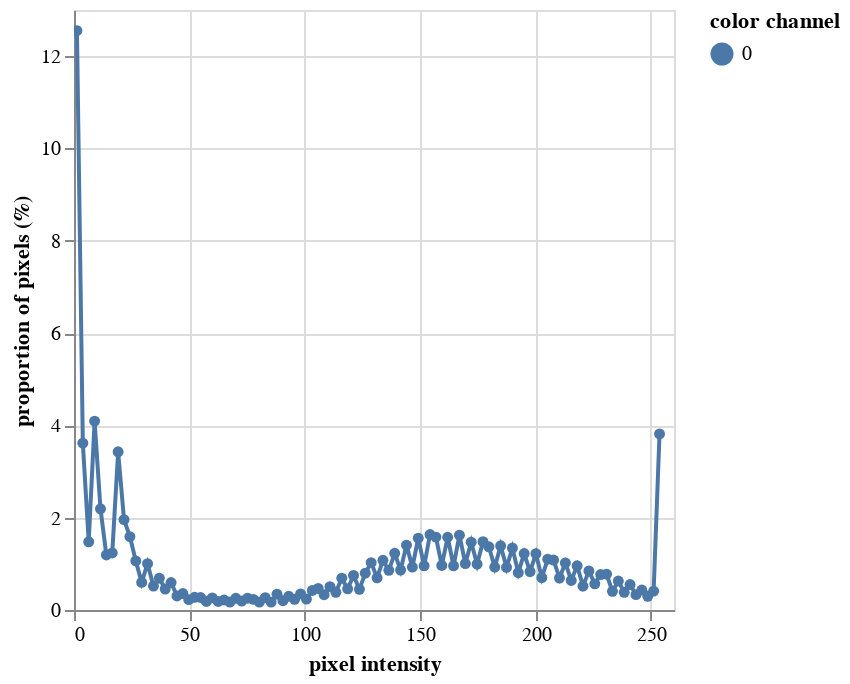

The notebook cell saved with this chart:
### Code cell
hist = pcv.visualize.histogram(img = gray_img)
hist

### Figure 1 — Vega-Lite specification as saved in the notebook (floating-point values rounded to 4 significant figures)
{"config": {"view": {"continuousWidth": 300, "continuousHeight": 300}}, "data": {"name": "data-355662c05128c6514e3a97c8cb074c78"}, "mark": {"type": "line", "point": true}, "encoding": {"color": {"field": "color channel", "type": "nominal"}, "tooltip": [{"field": "pixel intensity", "type": "quantitative"}, {"field": "proportion of pixels (%)", "type": "quantitative"}], "x": {"field": "pixel intensity", "type": "quantitative"}, "y": {"field": "proportion of pixels (%)", "type": "quantitative"}}, "params": [{"name": "param_4", "select": {"type": "interval", "encodings": ["x", "y"]}, "bind": "scales"}], "$schema": "https://vega.github.io/schema/vega-lite/v5.16.3.json", "datasets": {"data-355662c05128c6514e3a97c8cb074c78": [{"pixel intensity": 1.275, "proportion of pixels (%)": 12.55, "hist_count": 8226, "color channel": "0"}, {"pixel intensity": 3.825, "proportion of pixels (%)": 3.613, "hist_count": 2368, "color channel": "0"}, {"pixel intensity": 6.375, "proportion of pixels (%)": 1.477, "hist_count": 968, "color channel": "0"}, {"pixel intensity": 8.925, "proportion of pixels (%)": 4.092, "hist_count": 2682, "color channel": "0"}, {"pixel intensity": 11.47, "proportion of pixels (%)": 2.193, "hist_count": 1437, "color channel": "0"}, {"pixel intensity": 14.02, "proportion of pixels (%)": 1.192, "hist_count": 781, "color channel": "0"}, {"pixel intensity": 16.57, "proportion of pixels (%)": 1.236, "hist_count": 810, "color channel": "0"}, {"pixel intensity": 19.12, "proportion of pixels (%)": 3.427, "hist_count": 2246, "color channel": "0"}, {"pixel intensity": 21.67, "proportion of pixels (%)": 1.958, "hist_count": 1283, "color channel": "0"}, {"pixel intensity": 24.23, "proportion of pixels (%)": 1.59, "hist_count": 1042, "color channel": "0"}, {"pixel intensity": 26.77, "proportion of pixels (%)": 1.062, "hist_count": 696, "color channel": "0"}, {"pixel intensity": 29.32, "proportion of pixels (%)": 0.5981, "hist_count": 392, "color channel": "0"}, {"pixel intensity": 31.88, "proportion of pixels (%)": 1.004, "hist_count": 658, "color channel": "0"}, {"pixel intensity": 34.42, "proportion of pixels (%)": 0.5188, "hist_count": 340, "color channel": "0"}, {"pixel intensity": 36.97, "proportion of pixels (%)": 0.6882, "hist_count": 451, "color channel": "0"}, {"pixel intensity": 39.52, "proportion of pixels (%)": 0.4532, "hist_count": 297, "color channel": "0"}, {"pixel intensity": 42.07, "proportion of pixels (%)": 0.5951, "hist_count": 390, "color channel": "0"}, {"pixel intensity": 44.62, "proportion of pixels (%)": 0.3052, "hist_count": 200, "color channel": "0"}, {"pixel intensity": 47.17, "proportion of pixels (%)": 0.3571, "hist_count": 234, "color channel": "0"}, {"pixel intensity": 49.72, "proportion of pixels (%)": 0.2243, "hist_count": 147, "color channel": "0"}, {"pixel intensity": 52.27, "proportion of pixels (%)": 0.2747, "hist_count": 180, "color channel": "0"}, {"pixel intensity": 54.82, "proportion of pixels (%)": 0.2716, "hist_count": 178, "color channel": "0"}, {"pixel intensity": 57.38, "proportion of pixels (%)": 0.1846, "hist_count": 121, "color channel": "0"}, {"pixel intensity": 59.92, "proportion of pixels (%)": 0.2625, "hist_count": 172, "color channel": "0"}, {"pixel intensity": 62.47, "proportion of pixels (%)": 0.1862, "hist_count": 122, "color channel": "0"}, {"pixel intensity": 65.02, "proportion of pixels (%)": 0.2167, "hist_count": 142, "color channel": "0"}, {"pixel intensity": 67.57, "proportion of pixels (%)": 0.1724, "hist_count": 113, "color channel": "0"}, {"pixel intensity": 70.12, "proportion of pixels (%)": 0.2533, "hist_count": 166, "color channel": "0"}, {"pixel intensity": 72.67, "proportion of pixels (%)": 0.1938, "hist_count": 127, "color channel": "0"}, {"pixel intensity": 75.22, "proportion of pixels (%)": 0.2548, "hist_count": 167, "color channel": "0"}, {"pixel intensity": 77.78, "proportion of pixels (%)": 0.2304, "hist_count": 151, "color channel": "0"}, {"pixel intensity": 80.32, "proportion of pixels (%)": 0.1724, "hist_count": 113, "color channel": "0"}, {"pixel intensity": 82.88, "proportion of pixels (%)": 0.267, "hist_count": 175, "color channel": "0"}, {"pixel intensity": 85.42, "proportion of pixels (%)": 0.1709, "hist_count": 112, "color channel": "0"}, {"pixel intensity": 87.97, "proportion of pixels (%)": 0.3433, "hist_count": 225, "color channel": "0"}, {"pixel intensity": 90.53, "proportion of pixels (%)": 0.2014, "hist_count": 132, "color channel": "0"}, {"pixel intensity": 93.07, "proportion of pixels (%)": 0.296, "hist_count": 194, "color channel": "0"}, {"pixel intensity": 95.62, "proportion of pixels (%)": 0.2319, "hist_count": 152, "color channel": "0"}, {"pixel intensity": 98.17, "proportion of pixels (%)": 0.3494, "hist_count": 229, "color channel": "0"}, {"pixel intensity": 100.7, "proportion of pixels (%)": 0.238, "hist_count": 156, "color channel": "0"}, {"pixel intensity": 103.3, "proportion of pixels (%)": 0.4242, "hist_count": 278, "color channel": "0"}, {"pixel intensity": 105.8, "proportion of pixels (%)": 0.4669, "hist_count": 306, "color channel": "0"}, {"pixel intensity": 108.4, "proportion of pixels (%)": 0.3311, "hist_count": 217, "color channel": "0"}, {"pixel intensity": 110.9, "proportion of pixels (%)": 0.5066, "hist_count": 332, "color channel": "0"}, {"pixel intensity": 113.5, "proportion of pixels (%)": 0.383, "hist_count": 251, "color channel": "0"}, {"pixel intensity": 116.0, "proportion of pixels (%)": 0.6897, "hist_count": 452, "color channel": "0"}, {"pixel intensity": 118.6, "proportion of pixels (%)": 0.4578, "hist_count": 300, "color channel": "0"}, {"pixel intensity": 121.1, "proportion of pixels (%)": 0.7477, "hist_count": 490, "color channel": "0"}, {"pixel intensity": 123.7, "proportion of pixels (%)": 0.4471, "hist_count": 293, "color channel": "0"}, {"pixel intensity": 126.2, "proportion of pixels (%)": 0.798, "hist_count": 523, "color channel": "0"}, {"pixel intensity": 128.8, "proportion of pixels (%)": 1.027, "hist_count": 673, "color channel": "0"}, {"pixel intensity": 131.3, "proportion of pixels (%)": 0.6973, "hist_count": 457, "color channel": "0"}, {"pixel intensity": 133.9, "proportion of pixels (%)": 1.077, "hist_count": 706, "color channel": "0"}, {"pixel intensity": 136.4, "proportion of pixels (%)": 0.8606, "hist_count": 564, "color channel": "0"}, {"pixel intensity": 139.0, "proportion of pixels (%)": 1.228, "hist_count": 805, "color channel": "0"}, {"pixel intensity": 141.5, "proportion of pixels (%)": 0.8652, "hist_count": 567, "color channel": "0"}, {"pixel intensity": 144.1, "proportion of pixels (%)": 1.405, "hist_count": 921, "color channel": "0"}, {"pixel intensity": 146.6, "proportion of pixels (%)": 0.9293, "hist_count": 609, "color channel": "0"}, {"pixel intensity": 149.2, "proportion of pixels (%)": 1.555, "hist_count": 1019, "color channel": "0"}, {"pixel intensity": 151.7, "proportion of pixels (%)": 0.9567, "hist_count": 627, "color channel": "0"}, {"pixel intensity": 154.3, "proportion of pixels (%)": 1.636, "hist_count": 1072, "color channel": "0"}, {"pixel intensity": 156.8, "proportion of pixels (%)": 1.579, "hist_count": 1035, "color channel": "0"}, {"pixel intensity": 159.4, "proportion of pixels (%)": 0.9659, "hist_count": 633, "color channel": "0"}, {"pixel intensity": 161.9, "proportion of pixels (%)": 1.576, "hist_count": 1033, "color channel": "0"}, {"pixel intensity": 164.5, "proportion of pixels (%)": 0.9567, "hist_count": 627, "color channel": "0"}, {"pixel intensity": 167.0, "proportion of pixels (%)": 1.62, "hist_count": 1062, "color channel": "0"}, {"pixel intensity": 169.6, "proportion of pixels (%)": 1.006, "hist_count": 659, "color channel": "0"}, {"pixel intensity": 172.1, "proportion of pixels (%)": 1.469, "hist_count": 963, "color channel": "0"}, {"pixel intensity": 174.7, "proportion of pixels (%)": 0.9933, "hist_count": 651, "color channel": "0"}, {"pixel intensity": 177.2, "proportion of pixels (%)": 1.48, "hist_count": 970, "color channel": "0"}, {"pixel intensity": 179.8, "proportion of pixels (%)": 1.37, "hist_count": 898, "color channel": "0"}, {"pixel intensity": 182.3, "proportion of pixels (%)": 0.9293, "hist_count": 609, "color channel": "0"}, {"pixel intensity": 184.9, "proportion of pixels (%)": 1.392, "hist_count": 912, "color channel": "0"}, {"pixel intensity": 187.4, "proportion of pixels (%)": 0.9232, "hist_count": 605, "color channel": "0"}, {"pixel intensity": 190.0, "proportion of pixels (%)": 1.341, "hist_count": 879, "color channel": "0"}, {"pixel intensity": 192.5, "proportion of pixels (%)": 0.8087, "hist_count": 530, "color channel": "0"}, {"pixel intensity": 195.1, "proportion of pixels (%)": 1.222, "hist_count": 801, "color channel": "0"}, {"pixel intensity": 197.6, "proportion of pixels (%)": 0.8331, "hist_count": 546, "color channel": "0"}, {"pixel intensity": 200.2, "proportion of pixels (%)": 1.221, "hist_count": 800, "color channel": "0"}, {"pixel intensity": 202.7, "proportion of pixels (%)": 0.7004, "hist_count": 459, "color channel": "0"}, {"pixel intensity": 205.3, "proportion of pixels (%)": 1.1, "hist_count": 721, "color channel": "0"}, {"pixel intensity": 207.8, "proportion of pixels (%)": 1.082, "hist_count": 709, "color channel": "0"}, {"pixel intensity": 210.4, "proportion of pixels (%)": 0.6912, "hist_count": 453, "color channel": "0"}, {"pixel intensity": 212.9, "proportion of pixels (%)": 1.019, "hist_count": 668, "color channel": "0"}, {"pixel intensity": 215.5, "proportion of pixels (%)": 0.6393, "hist_count": 419, "color channel": "0"}, {"pixel intensity": 218.0, "proportion of pixels (%)": 0.9567, "hist_count": 627, "color channel": "0"}, {"pixel intensity": 220.6, "proportion of pixels (%)": 0.5173, "hist_count": 339, "color channel": "0"}, {"pixel intensity": 223.1, "proportion of pixels (%)": 0.8469, "hist_count": 555, "color channel": "0"}, {"pixel intensity": 225.7, "proportion of pixels (%)": 0.5661, "hist_count": 371, "color channel": "0"}, {"pixel intensity": 228.2, "proportion of pixels (%)": 0.7675, "hist_count": 503, "color channel": "0"}, {"pixel intensity": 230.8, "proportion of pixels (%)": 0.7751, "hist_count": 508, "color channel": "0"}, {"pixel intensity": 233.3, "proportion of pixels (%)": 0.4059, "hist_count": 266, "color channel": "0"}, {"pixel intensity": 235.9, "proportion of pixels (%)": 0.6271, "hist_count": 411, "color channel": "0"}, {"pixel intensity": 238.4, "proportion of pixels (%)": 0.3845, "hist_count": 252, "color channel": "0"}, {"pixel intensity": 241.0, "proportion of pixels (%)": 0.5524, "hist_count": 362, "color channel": "0"}, {"pixel intensity": 243.5, "proportion of pixels (%)": 0.3326, "hist_count": 218, "color channel": "0"}, {"pixel intensity": 246.1, "proportion of pixels (%)": 0.4318, "hist_count": 283, "color channel": "0"}, {"pixel intensity": 248.6, "proportion of pixels (%)": 0.296, "hist_count": 194, "color channel": "0"}, {"pixel intensity": 251.2, "proportion of pixels (%)": 0.4089, "hist_count": 268, "color channel": "0"}, {"pixel intensity": 253.7, "proportion of pixels (%)": 3.815, "hist_count": 2500, "color channel": "0"}]}}
